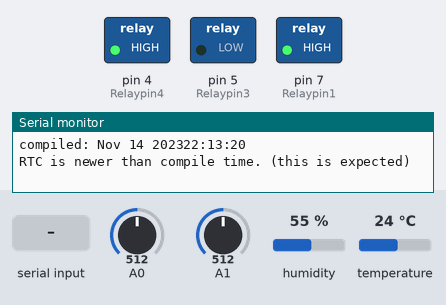
This sketch was run on a simulated Arduino Mega 2560, built with avr-gcc and run on an emulated ATmega2560. Shown: switched loads named in the sketch (green lamp = pin HIGH), the last lines printed to the serial monitor. The inputs (shaded band) are chosen by the test bench; at power-on: A0 = 512, A1 = 512, humidity 55 %, temperature 24 °C. The local clock reads 2024-03-15 10:24:30 at power-on unless the sketch sets it.

Above: at 1.1 s.
At 2.2 s:
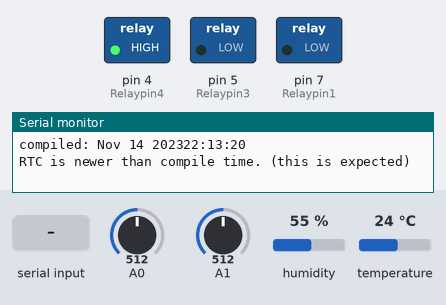
2.3 s: "90,45,200\n" received over Serial
At 7.3 s:
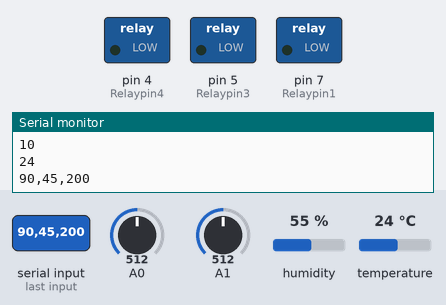
8.5 s: "90,45\n" received over Serial
12.5 s: "90,45,200,10\n" received over Serial
Timing chart, 0 to 21.5 s (numbered marks = the images above; inputs shaded):
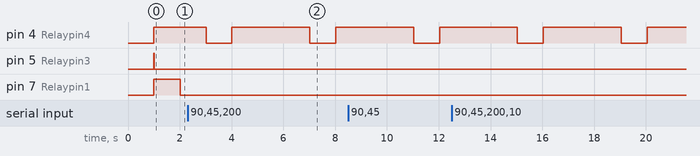

The sketch:

Mega.ino
```cpp
#include <Arduino_JSON.h>
#include <ThreeWire.h>
#include <RtcDS1302.h>
#include <Wire.h>
#include <DHT.h>

#define DHTTYPE DHT22
#define DHTPIN 2

int Relaypin1 = 7; // 쿨링팬 pin
int Relaypin2 = 6; //
int Relaypin3 = 5; // 생장등 LED pin
int Relaypin4 = 4; // 워터펌프

bool sensorFlag = true;
bool camFlag = true;

int d1_t;
int d1_Soil_moisture;
int d1_illuminance;

ThreeWire myWire(15, 16, 14); // DAT, CLK, RST

RtcDS1302<ThreeWire> Rtc(myWire);
DHT dht(DHTPIN, DHTTYPE);

void setup() {
  Serial.begin(57600);

  uint8_t vid, pid;
  uint8_t temp;
  Wire.begin();

  delay(1000);

  pinMode(Relaypin1, OUTPUT);
  pinMode(Relaypin3, OUTPUT);
  pinMode(Relaypin4, OUTPUT);

  digitalWrite(Relaypin1, HIGH);
  digitalWrite(Relaypin3, HIGH);
  digitalWrite(Relaypin4, HIGH);

  Serial.print("compiled: ");
  Serial.print(__DATE__);
  Serial.println(__TIME__);

  Rtc.Begin();

  RtcDateTime compiled = RtcDateTime(__DATE__, __TIME__);
  printDateTime(compiled);
  Serial.println();


  if (Rtc.GetIsWriteProtected())
  {
    Serial.println("RTC was write protected, enabling writing now");
    Rtc.SetIsWriteProtected(false);
  }
  if (!Rtc.GetIsRunning())
  {
    Serial.println("RTC was not actively running, starting now");
    Rtc.SetIsRunning(true);
  }

  RtcDateTime now = Rtc.GetDateTime();

  if (now < compiled)
  {
    Serial.println("RTC is older than compile time!  (Updating DateTime)");
    Rtc.SetDateTime(compiled);
  }

  else if (now > compiled)
  {
    Serial.println("RTC is newer than compile time. (this is expected)");
  }
  else if (now == compiled)
  {
    Serial.println("RTC is the same as compile time! (not expected but all is fine)");
  }
}
#define countof(a) (sizeof(a) / sizeof(a[0]))

void loop() {
  RtcDateTime now = Rtc.GetDateTime();
  int h = dht.readHumidity();
  int t = dht.readTemperature();
  int Soil_moisture = analogRead(A1);
  int illuminance = analogRead(A0);

  if (Serial.available()) {
    String D_data = Serial.readStringUntil(0x0a);
    Serial.print(D_data);
    JSONVar D1_sensor_Object = JSON.parse(D_data);
    JSONVar keys = D1_sensor_Object.keys();


    String D1_seneor_Arr[3];

    for (int i = 0; i < keys.length(); i++) {
      JSONVar value = D1_sensor_Object[keys[i]];
      Serial.print(keys[i]);
      Serial.print(" = ");
      Serial.println(value);
      D1_seneor_Arr[i] = JSON.stringify(value);
    }
    String token = D1_seneor_Arr[0].substring(1, D1_seneor_Arr[0].length() - 1);

    if (token.toInt()) {
      d1_t = token.toInt();
    }
    if (D1_seneor_Arr[1].toInt()) {
      d1_Soil_moisture = D1_seneor_Arr[1].toInt();
    }
    if (D1_seneor_Arr[2].toInt()) {
      d1_illuminance = D1_seneor_Arr[2].toInt();
    }
  }

  //Serial.println(d1_t);

  if (illuminance > d1_illuminance) {
    digitalWrite(Relaypin3, LOW);
    delay(1000);
  }
  else {
    digitalWrite(Relaypin3, HIGH);
    delay(1000);
  }
  if (t > d1_t) { // 온도에 따라 쿨러 온오프
    digitalWrite(Relaypin1, LOW);
    delay(1000);
  }
  else {
    digitalWrite(Relaypin1, HIGH);
    delay(1000);
  }

  if (Soil_moisture > d1_Soil_moisture) {
    digitalWrite(Relaypin4, LOW);
    delay(1000);
    digitalWrite(Relaypin4, HIGH);
    delay(1000);
  }

  char hourH[3];
  char minuteM[3];

  snprintf_P(hourH,
             countof(hourH),
             PSTR("%02u"),
             now.Hour());
  Serial.println(hourH);

  snprintf_P(minuteM,
             countof(minuteM),
             PSTR("%02u"),
             now.Minute());
  Serial.println(minuteM);

  if (!strcmp(minuteM, "00") && sensorFlag) {
    String strH = (String)h;
    String strT = (String)t;
    String strS = (String)Soil_moisture;
    String strI = (String)illuminance;

    String sendJson = "{\"humidity\":\"" + strH + "\", \"temp\": \"" + strT + "\", \"humidity_soil\": \"" + strS + "\",\"illuminance\": \"" + strI + "\"}";
    Serial.println(sendJson);
    delay(55000);
  }
  else {
    sensorFlag = true;
  }
  sensorFlag = false;
}

void printDateTime(const RtcDateTime & dt)
{
  char dayD[4];
  char hourH[4];

  snprintf_P(dayD,
             countof(dayD),
             PSTR("%02u"),
             dt.Day());

  snprintf_P(hourH,
             countof(hourH),
             PSTR("%02u"),
             dt.Hour());
}
```

Measured:
- by itself, pin 4 (Relaypin4): alternates HIGH for 3.0 s and LOW for 1.0 s
